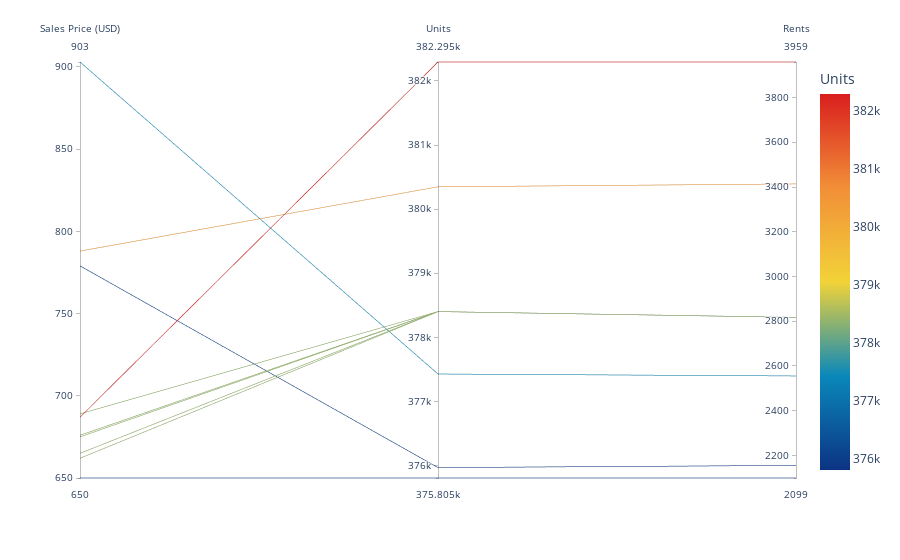

The notebook cell saved with this chart:
### Markdown cell above
## Parallel Coordinates and Parallel Categories Analysis

In this section, you will use plotly express to create parallel coordinates and parallel categories visualizations so that investors can interactively filter and explore various factors related to the sales price of the neighborhoods. 

Using the DataFrame of Average values per neighborhood (calculated above), create the following visualizations:
1. Create a Parallel Coordinates Plot
2. Create a Parallel Categories Plot

### Code cell
# Parallel Coordinates Plot
px.parallel_coordinates(
    sf_data_hood_large,
    dimensions=['neighborhood',"sale_price_sqr_foot", "housing_units", "gross_rent"],
    color="housing_units",
    color_continuous_scale=px.colors.diverging.Portland,
    labels={'neighborhood':"Neighborhood",'sale_price_sqr_foot':'Sales Price (USD)','housing_units':'Units','gross_rent':'Rents'}
)

### Figure 1 — Plotly figure (JSON) as saved in the notebook; plotly's stock layout.template omitted (floating-point values rounded to 4 significant figures)
{"data": [{"dimensions": [{"label": "Sales Price (USD)", "values": [903, 788, 779, 689, 687, 676, 675, 665, 662, 650]}, {"label": "Units", "values": [377400.0, 380348, 376000.0, 378401, 382295, 378401, 378401, 378401, 378401, 375805]}, {"label": "Rents", "values": [2555.0, 3414, 2155.0, 2817.0, 3959, 2817.0, 2817.0, 2817.0, 2817.0, 2099]}], "domain": {"x": [0, 1], "y": [0, 1]}, "line": {"color": [377400.0, 380348, 376000.0, 378401, 382295, 378401, 378401, 378401, 378401, 375805], "coloraxis": "coloraxis"}, "name": "", "type": "parcoords"}], "layout": {"autosize": true, "coloraxis": {"colorbar": {"title": {"text": "Units"}}, "colorscale": [[0, "rgb(12,51,131)"], [0.25, "rgb(10,136,186)"], [0.5, "rgb(242,211,56)"], [0.75, "rgb(242,143,56)"], [1, "rgb(217,30,30)"]]}, "legend": {"tracegroupgap": 0}, "margin": {"t": 60}}}
